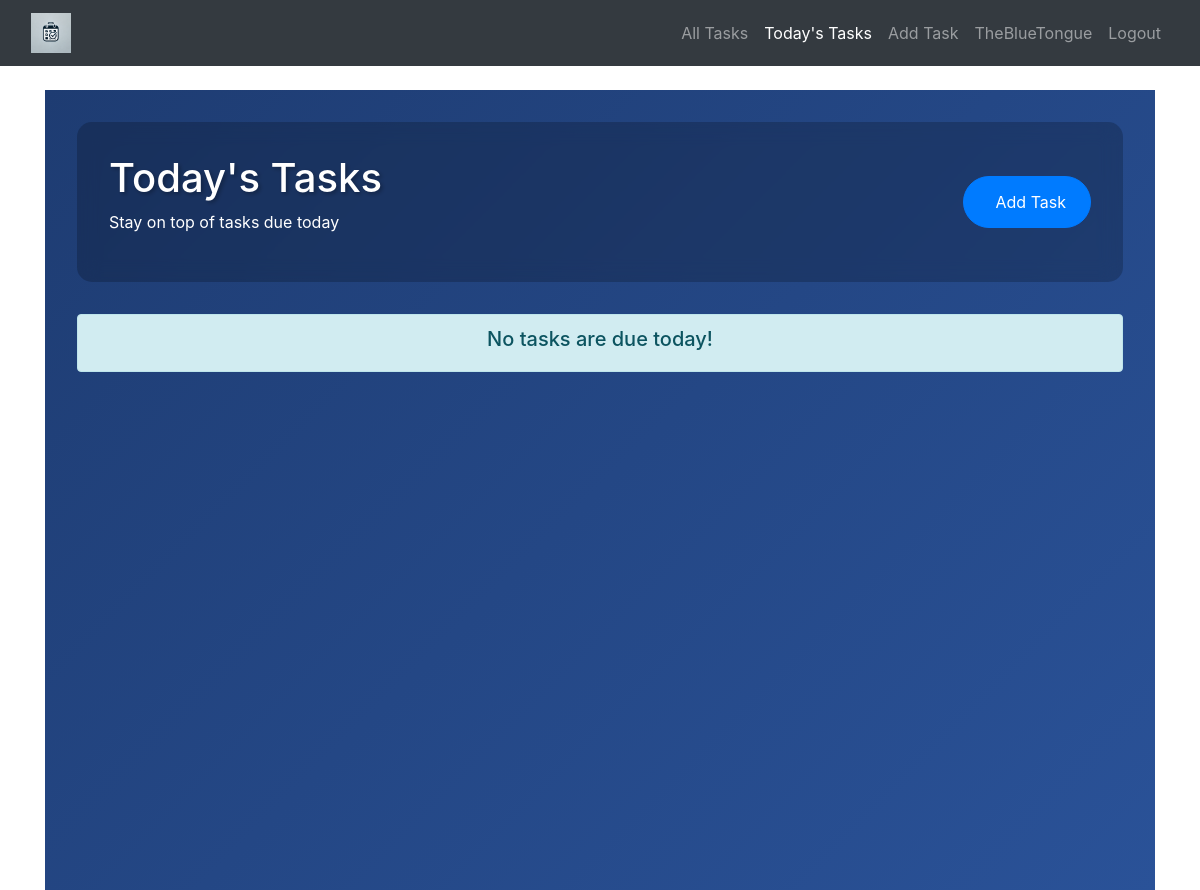
/todays_tasks (signed in), run on an earlier commit of the app's database.
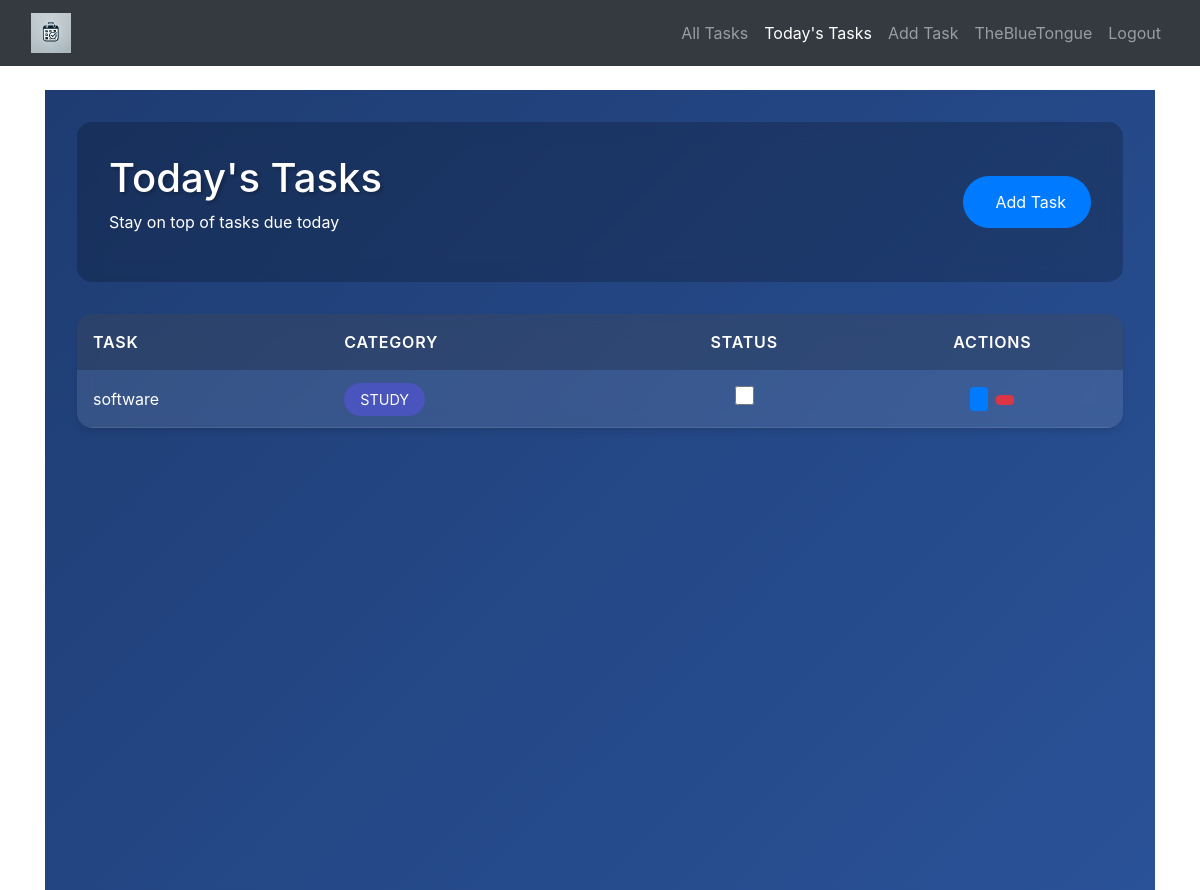
And on a later commit of the database.
### database_setup.py (models this page shows)
class Task(Base):
    __tablename__ = 'tasks'
    id = Column(Integer, primary_key=True)
    title = Column(String(150), nullable=False)
    category = Column(String(50), nullable=False)
    description = Column(String(500), nullable=True)
    due_date = Column(Date, nullable=True)
    is_complete = Column(Boolean, default=False)
    user_id = Column(Integer, ForeignKey('users.id'), nullable=False)
    important = Column(Boolean, default=False)  # New column
    owner = relationship('User', back_populates='tasks')
    created_at = Column(DateTime, default=datetime.utcnow)  # Automatically set the current timestamp on task creation

### app.py (the view)
@app.route('/todays_tasks')
@login_required
def todays_tasks():
    session = SessionLocal()
    today = datetime.now().date()
    tasks_due_today = session.query(Task).filter_by(user_id=current_user.id).filter(Task.due_date == today).all()
    session.close()
    return render_template('todays_tasks.html', tasks=tasks_due_today)

### app.py (called while the page is built)
@login_manager.user_loader
def load_user(user_id):
    session = SessionLocal()
    user = session.query(User).get(int(user_id))
    session.close()
    return user

### templates/todays_tasks.html (shortened to what this page needs)
{% extends 'base.html' %}
{% block content %}
<div class="tasks-container fade-in">
    <header class="tasks-header">
        <div class="header-content">
            <h1>Today's Tasks</h1>
            <p class="subtitle">Stay on top of tasks due today</p>
        </div>
        <div class="header-actions slide-up">
            <a href="{{ url_for('add_task') }}" class="btn btn-primary">
                 Add Task
            </a>
        </div>
    </header>
    {% if tasks %}
        <div class="tasks-card slide-up">
            <div class="tasks-table-container">
                <table class="tasks-table">
                    <thead>
                        <tr>
                            <th> Task</th>
                            <th> Category</th>
                            <th class="text-center"> Status</th>
                            <th class="text-center"> Actions</th>
                        </tr>
                    </thead>
                    <tbody>
                        {% for task in tasks %}
                            <tr class="task-row {% if task.is_complete %}completed-task hidden{% endif %}">
                                <td>
                                    <a href="{{ url_for('task_detail', task_id=task.id) }}" class="task-title">
                                        {{ task.title }}
                                    </a>
                                </td>
                                <td>
                                    <span class="category-badge {{ task.category.lower() }}">
                                        {{ task.category }}
                                    </span>
                                </td>
                                <td class="text-center">
                                    <form action="{{ url_for('toggle_task_completion', task_id=task.id) }}" method="POST" class="completion-form">
                                        <input type="checkbox" class="task-checkbox"
                                               onchange="this.form.submit()">
                                    </form>
                                </td>
                                <td class="text-center">
                                    <div class="action-buttons">
                                        <a href="{{ url_for('edit_task', task_id=task.id) }}" class="btn btn-sm btn-primary">
                                        </a>
                                        <form action="{{ url_for('delete_task', task_id=task.id) }}" method="POST" class="d-inline">
                                            <button type="submit" class="btn btn-sm btn-danger" onclick="return confirm('Are you sure?')">
                                            </button>
                                        </form>
                                    </div>
                                </td>
                            </tr>
                        {% endfor %}
                    </tbody>
                </table>
            </div>
        </div>
    {% else %}
        <div class="alert alert-info mt-4">
            <h5 class="text-center">No tasks are due today!</h5>
        </div>
    {% endif %}
</div>
{% endblock %}

What changed in the data, as far as the page shows it:
added Task: title "software", category "STUDY"
Also different on the page:
text no longer shown: "No tasks are due today!"
text now shown: "TASK CATEGORY STATUS ACTIONS"
